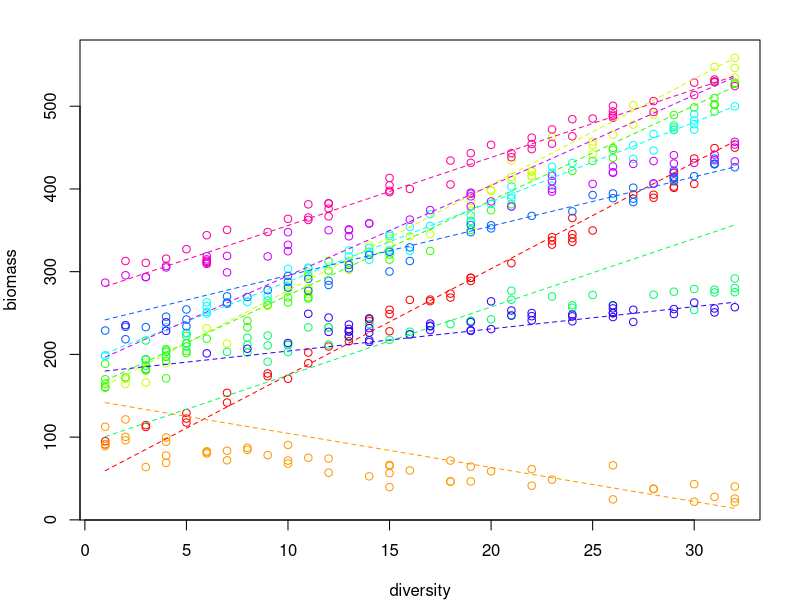
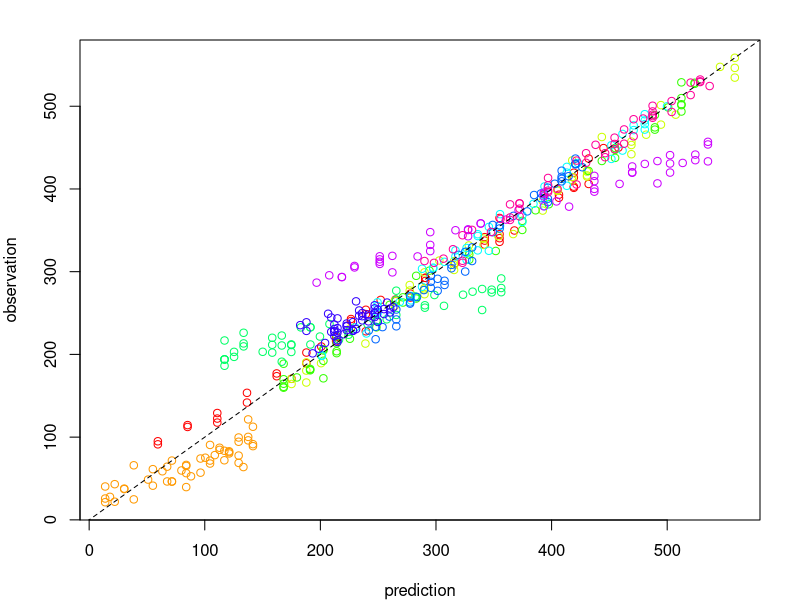
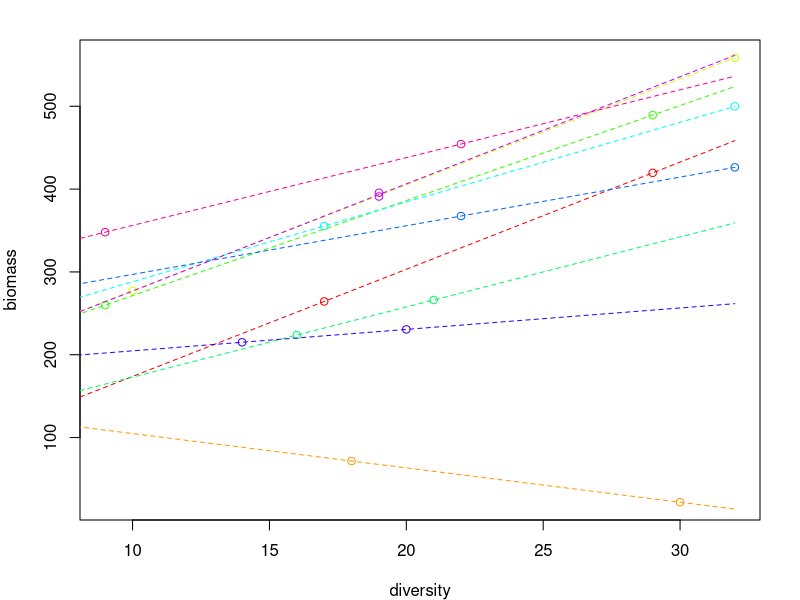
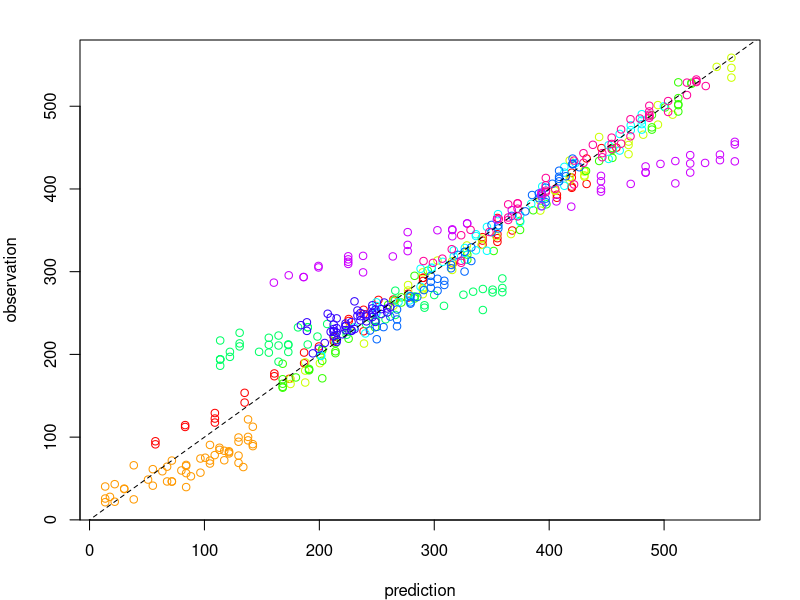
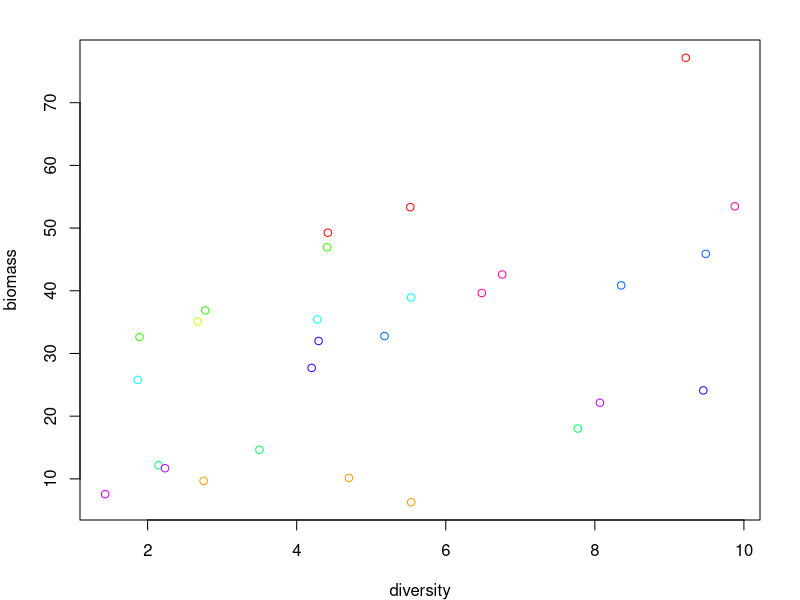
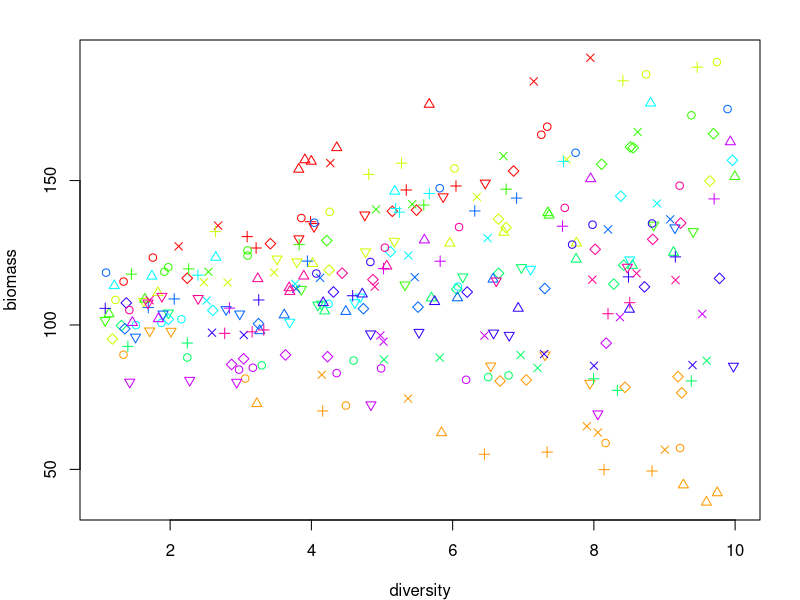
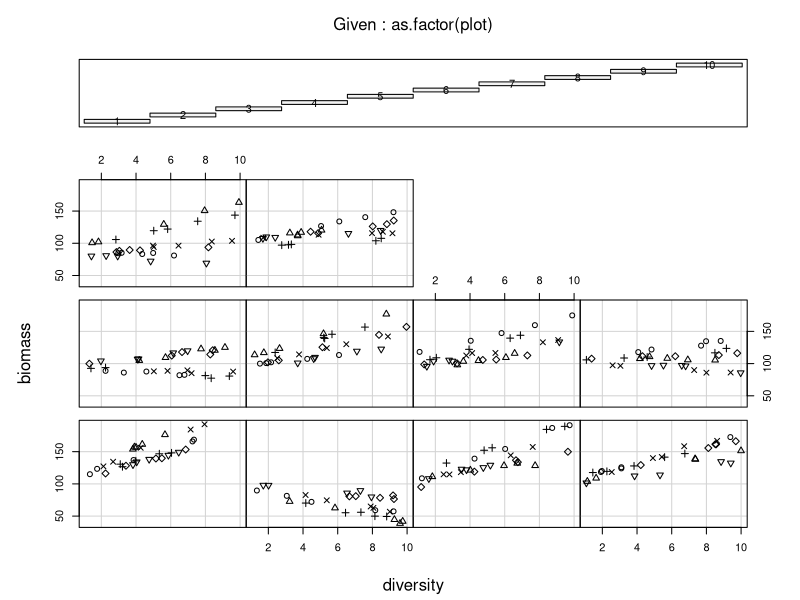

Source code (R) for these figures, in order:
## ---- chunk 1
require(nlme) # load package

# Multiple regression example
set.seed(231011) # seed for analyses
error = 10 # residual error
n_blocks = 10 # number of blocks
intercepts = sort(rnorm(n_blocks, mean = 200, sd = 80)) # y-intercepts for each block
slopes = rnorm(n_blocks, mean = 5, sd = 4) # slope


# make fake data for 50 plots
bdat = data.frame(plot = 1:50,
                  block = rep(1:n_blocks, each = 50),
                  diversity = sample(1:32, 50*n_blocks, rep = TRUE), # randomly select richness between 1 and 32
                  biomass = NA)

# generate random biomass data
bdat$biomass=intercepts[bdat$block] + slopes[bdat$block]*bdat$diversity + rnorm(nrow(bdat), 0, error)

# keep just 2 plots for the analysis
bdat_slopes = bdat[bdat$plot %in% c(1,2),]

# fit a mixed-effects regression
mod_mixef2 = lme(biomass~diversity, data = bdat_slopes, random = ~1+diversity|block)

# look at summary output - what do these terms tell us?
summary(mod_mixef2)

# look at random effects
ranef(mod_mixef2)

# plot full dataset
par(mar=c(4,4,2,2))
plot(biomass~diversity, data = bdat, col = rainbow(n_blocks)[bdat$block])

# add lines
for(i in 1:n_blocks) {
  curve(fixef(mod_mixef2)[1]+ranef(mod_mixef2)[i,1] + (fixef(mod_mixef2)[2]+ranef(mod_mixef2)[i,2])*x, from = 1, to = 32, add = TRUE, lty = 2, col = rainbow(n_blocks)[i])
}

# plot observed vs. predicted
prd = predict(mod_mixef2, newdata = bdat)
plot(prd, bdat$biomass,
     xlab = "prediction", ylab = "observation", col = rainbow(n_blocks)[bdat$block])
abline(a=0, b = 1, lty = 2)

# root mean square error:
sqrt(mean((prd-bdat$biomass)^2))
## ---- chunk 2
# fit a mixed-effects regression
mod_mult = lm(biomass~diversity*factor(block), data = bdat_slopes)

# look at summary output - what do these terms tell us?
summary(mod_mult)

# plot
par(mar=c(4,4,2,2))
plot(biomass~diversity, data = bdat_slopes, col = rainbow(n_blocks)[bdat_slopes$block])

# add lines
dsq = 1:32
for(i in 1:n_blocks) {
  pred = predict(mod_mult, newdata = data.frame(diversity = dsq, block = i))
  lines(dsq, pred, col = rainbow(n_blocks)[i], lty = 2)
}

# plot observed vs. predicted
prd_multi = predict(mod_mult, newdata = bdat)

plot(prd_multi, bdat$biomass,
     xlab = "prediction", ylab = "observation", col = rainbow(n_blocks)[bdat$block])
abline(a=0, b = 1, lty = 2)

# root mean square error:
sqrt(mean((prd_multi-bdat$biomass)^2))
## ---- chunk 3
bdat = read.csv("dataset_1.csv")
n_blocks = length(unique(bdat$block))

# plot
par(mar=c(4,4,2,2))
plot(biomass~diversity, col = rainbow(n_blocks)[bdat$block], data = bdat)
## ---- chunk 4
# Nested data example
set.seed(231011) # seed for analyses
error = 10 # residual error
n_plots = 100 # number of plots
n_subplots = 10 # subplots per block
intercepts_plots = sort(rnorm(n_plots, mean = 200, sd = 40)) # y-intercepts for each plot

intercepts_subplots = matrix(nrow = n_plots, ncol = n_subplots)
for(i in 1:n_plots) {
  intercepts_subplots[i,] = rnorm(n_subplots, mean = intercepts_plots[i], sd = 20) # intercept for each subplot
}

head(intercepts_subplots) # look at coefficient matrix

# make fake data
bdat = data.frame(plot = rep(1:n_plots, each = n_subplots),
                  subplot = 1:n_subplots,
                  biomass = NA)

bdat$biomass = intercepts_subplots[cbind(bdat$plot, bdat$subplot)] + rnorm(n_plots*n_subplots, 0, error)
## ---- chunk 5
# Analyse data
mmod = lme(biomass ~ 1, data = bdat, random = ~1|plot)

summary(mmod)
## ---- chunk 6
# Analyse data
mmod2 = lme(biomass ~ 1, data = bdat, random = ~1|plot/subplot)

summary(mmod2)
## ---- chunk 7
VarCorr(mmod2)

VarCorr(mmod2)[,2] # look at standard deviations
## ---- chunk 8
# re-fit models
ML_mmod = update(mmod, method = "ML")
ML_mmod2 = update(mmod2, method = "ML")

# run ANOVA
anova(ML_mmod, ML_mmod2)
## ---- chunk 9
bdat$fake_subplot = sample(1:50, n_plots*n_subplots, replace = TRUE)

ML_mmod3 = lme(biomass ~ 1, data = bdat, random = ~1|plot/fake_subplot, method = "ML")

# run ANOVA
anova(ML_mmod, ML_mmod3)
## ---- chunk 10
mmod2 = update(ML_mmod2, method = "REML")
summary(mmod2)
## ---- chunk 11
bdat = read.csv("dataset_2.csv")
n_plots = length(unique(bdat$plot))

# plot
par(mar=c(4,4,2,2))
plot(biomass~diversity, col = rainbow(n_plots)[plot], pch = subplot, data = bdat)
## ---- chunk 12
par(mar=c(4,4,2,2))
coplot(biomass~diversity|as.factor(plot), data = bdat,
       panel = function(x, y, ...) {points(x,y, pch = bdat$subplot[bdat$plot==1])})
